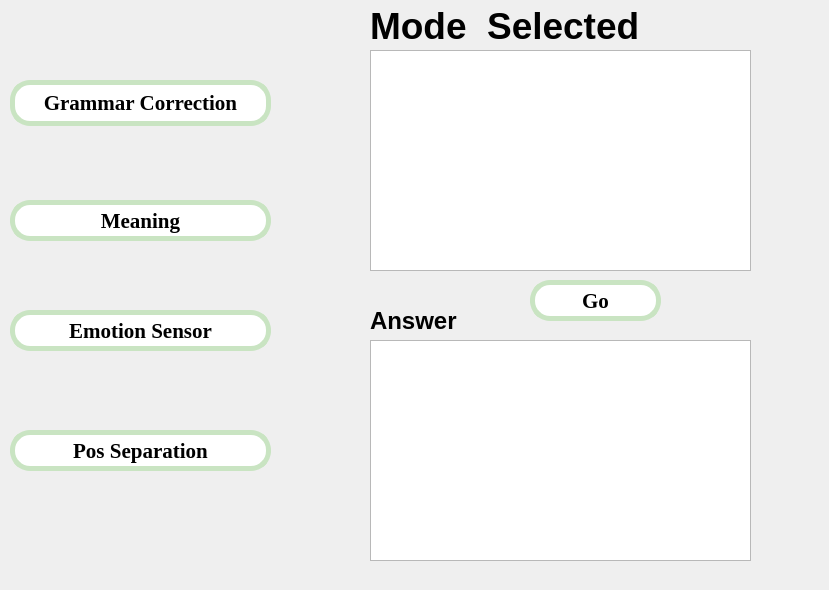
<?xml version="1.0" encoding="UTF-8"?>
<ui version="4.0">
 <class>widget_main</class>
 <widget class="QWidget" name="widget_main">
  <property name="geometry">
   <rect>
    <x>0</x>
    <y>0</y>
    <width>829</width>
    <height>590</height>
   </rect>
  </property>
  <property name="windowTitle">
   <string>Grammar Correction</string>
  </property>
  <property name="windowIcon">
   <iconset>
    <normaloff>images/logo.png</normaloff>images/logo.png</iconset>
  </property>
  <widget class="QPushButton" name="emotion_sen">
   <property name="geometry">
    <rect>
     <x>10</x>
     <y>310</y>
     <width>261</width>
     <height>41</height>
    </rect>
   </property>
   <property name="font">
    <font>
     <family>Times New Roman</family>
     <pointsize>16</pointsize>
     <bold>true</bold>
    </font>
   </property>
   <property name="styleSheet">
    <string notr="true">background-color:white;color:black;border:5px solid  #C9E4C2;border-radius:20;</string>
   </property>
   <property name="text">
    <string>Emotion Sensor</string>
   </property>
  </widget>
  <widget class="QPushButton" name="g_correction">
   <property name="geometry">
    <rect>
     <x>10</x>
     <y>80</y>
     <width>261</width>
     <height>46</height>
    </rect>
   </property>
   <property name="font">
    <font>
     <family>Times New Roman</family>
     <pointsize>16</pointsize>
     <bold>true</bold>
    </font>
   </property>
   <property name="styleSheet">
    <string notr="true">background-color:white;color:black;border:5px solid  #C9E4C2;border-radius:20;</string>
   </property>
   <property name="text">
    <string>Grammar Correction</string>
   </property>
  </widget>
  <widget class="QPushButton" name="w_meaning">
   <property name="geometry">
    <rect>
     <x>10</x>
     <y>200</y>
     <width>261</width>
     <height>41</height>
    </rect>
   </property>
   <property name="font">
    <font>
     <family>Times New Roman</family>
     <pointsize>16</pointsize>
     <bold>true</bold>
    </font>
   </property>
   <property name="styleSheet">
    <string notr="true">background-color:white;color:black;border:5px solid  #C9E4C2;border-radius:20;</string>
   </property>
   <property name="text">
    <string>Meaning</string>
   </property>
  </widget>
  <widget class="QPushButton" name="pos_sep">
   <property name="geometry">
    <rect>
     <x>10</x>
     <y>430</y>
     <width>261</width>
     <height>41</height>
    </rect>
   </property>
   <property name="font">
    <font>
     <family>Times New Roman</family>
     <pointsize>16</pointsize>
     <bold>true</bold>
    </font>
   </property>
   <property name="styleSheet">
    <string notr="true">background-color:white;color:black;border:5px solid  #C9E4C2;border-radius:20;</string>
   </property>
   <property name="text">
    <string>Pos Separation</string>
   </property>
  </widget>
  <widget class="QPlainTextEdit" name="input_area">
   <property name="geometry">
    <rect>
     <x>370</x>
     <y>50</y>
     <width>381</width>
     <height>221</height>
    </rect>
   </property>
  </widget>
  <widget class="QPlainTextEdit" name="answer_area">
   <property name="geometry">
    <rect>
     <x>370</x>
     <y>340</y>
     <width>381</width>
     <height>221</height>
    </rect>
   </property>
   <property name="readOnly">
    <bool>true</bool>
   </property>
  </widget>
  <widget class="QLabel" name="mode">
   <property name="geometry">
    <rect>
     <x>370</x>
     <y>0</y>
     <width>301</width>
     <height>51</height>
    </rect>
   </property>
   <property name="font">
    <font>
     <pointsize>28</pointsize>
     <bold>true</bold>
    </font>
   </property>
   <property name="text">
    <string>Mode  Selected</string>
   </property>
  </widget>
  <widget class="QLabel" name="answer">
   <property name="geometry">
    <rect>
     <x>370</x>
     <y>310</y>
     <width>101</width>
     <height>21</height>
    </rect>
   </property>
   <property name="font">
    <font>
     <pointsize>18</pointsize>
     <bold>true</bold>
    </font>
   </property>
   <property name="text">
    <string>Answer</string>
   </property>
  </widget>
  <widget class="QPushButton" name="submit">
   <property name="geometry">
    <rect>
     <x>530</x>
     <y>280</y>
     <width>131</width>
     <height>41</height>
    </rect>
   </property>
   <property name="font">
    <font>
     <family>Times New Roman</family>
     <pointsize>16</pointsize>
     <bold>true</bold>
    </font>
   </property>
   <property name="styleSheet">
    <string notr="true">background-color:white;color:black;border:5px solid  #C9E4C2;border-radius:20;</string>
   </property>
   <property name="text">
    <string>Go</string>
   </property>
  </widget>
 </widget>
 <resources/>
 <connections/>
</ui>
